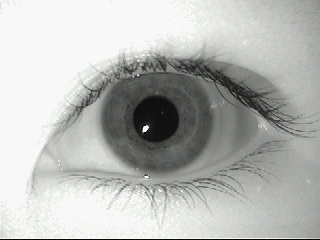
#> input picture aeval1.bmp, 320 x 240 px, found by its file name
$ jupyter execute --allow-errors Main.ipynb
#> lines starting #> are read from the running program, lines starting #| are printed output that depends on the picture; after the words box and inside, x2 and y2 are one past the last pixel; in counts of white or black regions, pixels touching at a corner belong together
**Install all necessary libraries**

#> (a cell that did not finish here is left out)

## **Load the image:**
**Use OpenCV to load the image.**

[cell 2]
import cv2
img = cv2.imread("MMU-Iris-Database/1/left/aeval1.bmp", cv2.IMREAD_COLOR)
#> img is the input picture: shape (240, 320, 3); mean B, G, R 182.9, 185.6, 183.8
cv2.imshow("image", img)
cv2.waitKey(0)
cv2.destroyAllWindows()

[cell 3]
#check for the size/dimensions of the image
img.shape
#> Out = (240, 320, 3)

## **Preprocess the image:**
**Apply some image processing techniques such as smoothing, thresholding, and morphological operations to enhance the image.**

[cell 4]
# Convert the image to grayscale
img_gray = cv2.cvtColor(img, cv2.COLOR_BGR2GRAY)

# Calculate the mean and standard deviation of the grayscale image
mean, std_dev = cv2.meanStdDev(img_gray)
#> mean = [184.7]; std_dev = [63.03]

# Check if the image has noise
if std_dev > 10:
    # Apply a median filter to the grayscale image
    img_filtered = cv2.medianBlur(img_gray, 5)
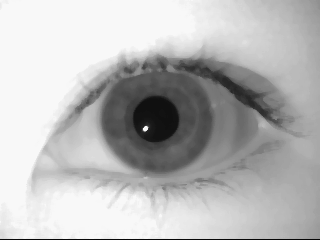
#> img_filtered: shape (240, 320); min 6, max 248, mean 185.1
else:
    # Apply a Gaussian filter to the grayscale image
    img_filtered = cv2.GaussianBlur(img_gray, (5, 5), 0)

# Apply adaptive thresholding to the blurred image
img_thresh = cv2.adaptiveThreshold(img_gray, 255, cv2.ADAPTIVE_THRESH_MEAN_C, cv2.THRESH_BINARY_INV, 11, 2)
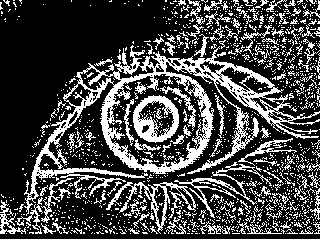
#> img_thresh: shape (240, 320); 27.4% white in thin lines or dots

# Apply canny edge detection to detect edges
edges = cv2.Canny(img_gray, threshold1=30, threshold2=100)
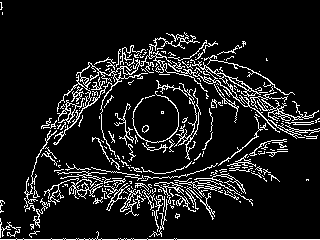
#> edges: shape (240, 320); 10.8% white in thin lines or dots

# Display the filtered image
cv2.imshow('Original Image', img)
cv2.imshow('Filtered Image', img_filtered)
cv2.imshow('Thresholding', img_thresh)
cv2.imshow('canny edge',edges)
cv2.waitKey(0)
cv2.destroyAllWindows()

## **Applying Erosion**

[cell 5]
import pandas as pd
import numpy as np
import matplotlib.pyplot as plt
kernel = np.ones((3,3),np.uint8)
erosion = cv2.erode(img_thresh,kernel,iterations = 1)
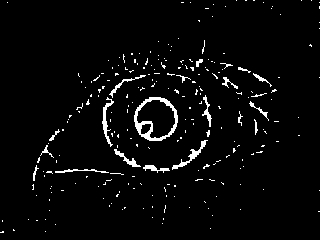
#> erosion: shape (240, 320); 3.4% white in thin lines or dots

#plt.subplot(121),plt.imshow(erosion),plt.title('Erosion Image')

fig, ax = plt.subplots(1, 3, figsize=(12, 4))
ax[0].imshow(img, cmap='gray')
ax[0].set_title('Original Image')
ax[1].imshow(img_thresh, cmap='gray')
ax[1].set_title('Threshold Image')
ax[2].imshow(erosion, cmap='gray')
ax[2].set_title('Erosion Image')
#> figure, not shown here; B, G, R data is drawn as R, G, B

## **Extracting the ROI**

**Detect the iris region: Apply Circular Hough Transform to detect the iris region. You can use the HoughCircles function in OpenCV to apply Circular Hough Transform.**

[cell 6]
#outer_b = img.copy()
circles = cv2.HoughCircles(erosion, cv2.HOUGH_GRADIENT, 1, 20, param1=50, param2=30, minRadius=0, maxRadius=0)
#> circles = [[158.5, 119.5, 51.9]]

# Convert the (x, y) coordinates and radius of the circles to integers
circles = np.round(circles[0, :]).astype("int")
#> circles = [[158, 120, 52]]

# Draw circles on the original image
for (x, y, r) in circles:
    cv2.circle(img, (x, y), r, (0, 255, 0), 2)
#> this loop made 1 pass
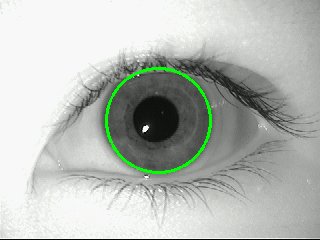
#> img: shape (240, 320, 3); 1.23% of pixels changed, all inside (x1, y1, x2, y2) = (105, 67, 212, 174)

# Display the image
cv2.imshow("Detected Circles", img)
cv2.waitKey(0)
cv2.destroyAllWindows()

[cell 7]
#inner_b = img.copy()
detected_circles = cv2.HoughCircles(erosion,cv2.HOUGH_GRADIENT, 1, 20, param1 = 50,param2 = 30, minRadius = 1, maxRadius = 40)
#> detected_circles = [[157.5, 119.5, 20.8]]

# Draw circles that are detected.
if detected_circles is not None:
    detected_circles = np.uint16(np.around(detected_circles))
#> detected_circles = [[158, 120, 21]]

    for pt in detected_circles[0, :]:
        a, b, r = pt[0], pt[1], pt[2]

# Draw the circumference of the circle.
        cv2.circle(img, (a, b), r, (0, 255, 0), 2)

# Draw a small circle (of radius 1) to show the center.
        cv2.circle(img, (a, b), 1, (0, 0, 255), 3)
#> this loop made 1 pass
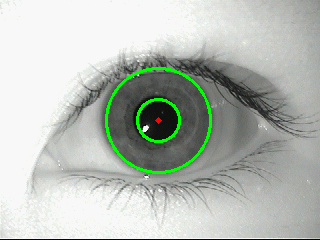
#> img: shape (240, 320, 3); 0.57% of pixels changed, all inside (x1, y1, x2, y2) = (136, 98, 181, 143)
cv2.imshow("Detected Circle", img)
cv2.waitKey(0)
#> Out = 27

There are three arguments in cv2.findContours() function, first one is source image, second is contour retrieval mode, third is contour approximation method. And it outputs a modified image, the contours and hierarchy. contours is a Python list of all the contours in the image. Each individual contour is a Numpy array of (x,y) coordinates of boundary points of the object.

To draw the contours, cv.drawContours function is used.  Its first argument is source image, second argument is the contours which should be passed as a Python list, third argument is index of contours (useful when drawing individual contour. To draw all contours, pass -1) and remaining arguments are color, thickness etc.

[cell 8]
ret, im = cv2.threshold(erosion, 100, 255, cv2.THRESH_BINARY_INV)
#> im: shape (240, 320); 96.6% white; black in thin lines or dots
contours, hierarchy  = cv2.findContours(im, cv2.RETR_CCOMP, cv2.CHAIN_APPROX_NONE)
#> contours = 284 contours, 252 with area under 20; largest, box (x1, y1, x2, y2) and area: (0, 0, 320, 240) 76214, (133, 96, 179, 142) 1592, (137, 100, 175, 138) 864, (171, 139, 209, 171) 240, (101, 96, 115, 148) 236
con = cv2.drawContours(img, contours, 0, (0,255,0), 2)
cv2.imshow('With contors',con)
cv2.waitKey(0)
cv2.destroyAllWindows()

## Boundary extraction techniques

There are two types of boundaries in binary images.

***Inner boundary:*** It is the difference between the original image and the eroded image. The eroded image is the shrunk image when erosion is applied to the original image. On taking the difference between the original image and the eroded version, we get the inner boundary of the image. The inner boundary is the part of the main surface separating the other surface. Erosion shrinks the white portion thus the boundary is the part of the white surface itself.

           Inner boundary = Original image - Eroded image

***Outer boundary:*** It is the difference between dilated image and an original image. The dilated image is the expanded image when dilation is applied to the original image. Dilation increases the white portion of the image. On taking the difference between dilated and original versions of the image we get the boundary which is the lost art of the black surface of the original image.

            Outer boundary = Dilated image - Original image

## **Segment the iris region:**
 **Crop the detected iris region and segmented iris region.**

[cell 9]
# Convert the image to grayscale
gray = cv2.cvtColor(con, cv2.COLOR_BGR2GRAY)

# Apply a threshold to convert the grayscale image to binary
ret, binary = cv2.threshold(gray, 100, 255, cv2.THRESH_BINARY_INV)
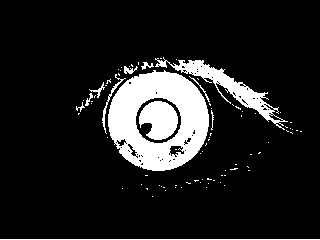
#> binary: shape (240, 320); 12.8% white; 85 white regions (73 under 20 px)

# Find the contours in the binary image
contours, hierarchy = cv2.findContours(binary, cv2.RETR_LIST, cv2.CHAIN_APPROX_SIMPLE)
#> contours = 156 contours, 142 with area under 20; largest, box (x1, y1, x2, y2) and area: (108, 70, 209, 171) 7784, (135, 97, 182, 144) 1664, (155, 57, 288, 130) 1536, (139, 101, 178, 140) 1028, (169, 145, 185, 157) 117

if len(contours) >= 2:
    # Sort the contours by area in descending order
    contours = sorted(contours, key=cv2.contourArea, reverse=True)

    # Select the outer and inner contours
    outer_contour = contours[0]
#> outer_contour = contour of 154 points, box (x1, y1, x2, y2) (108, 70, 209, 171), area 7784
    inner_contour = contours[1]
#> inner_contour = contour of 68 points, box (x1, y1, x2, y2) (135, 97, 182, 144), area 1664

    # Create a mask with zeros
    mask = np.zeros_like(gray)

    # Draw the outer contour on the mask with a thickness of -1 to fill the region
    cv2.drawContours(mask, [outer_contour], 0, (255), thickness=cv2.FILLED)
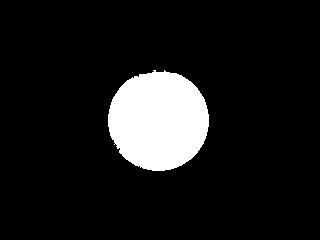
#> mask: shape (240, 320); 10.3% white; 1 white region, box (x1, y1, x2, y2) and area: (108, 70, 209, 171) 7934

    # Draw the inner contour on the mask with a thickness of -1 to subtract the region
    cv2.drawContours(mask, [inner_contour], 0, (0), thickness=cv2.FILLED)
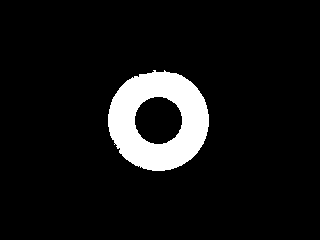
#> mask: shape (240, 320); 8.1% white; 1 white region, box (x1, y1, x2, y2) and area: (108, 70, 209, 171) 6203

    # Apply bitwise AND operation between the mask and the grayscale image
    result = cv2.bitwise_and(gray, gray, mask=mask)
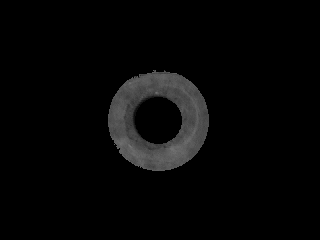
#> result: shape (240, 320); min 0, max 119, mean 6.5

    # Display the result
    cv2.imshow("image", img)
    cv2.imshow('Segmented_Iris', result)
    cv2.waitKey(0)
    cv2.destroyAllWindows()
else:
    print("Iris not found")
